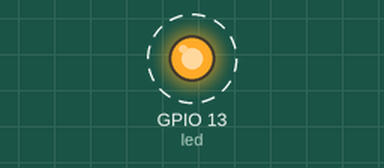
A program run on a simulated ESP32 board running MicroPython. On the bench: output pins drawn as LEDs (lit = HIGH). Dashed ring = blinking.

Above: at 0.5 s.
Timing chart, 0 to 4.6 s (numbered marks = the images above):
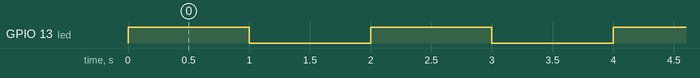

Measured:
- by itself, GPIO 13 (led): alternates HIGH for 1.0 s and LOW for 1.0 s

The program:

led_blink_pin13.py
```python
# ── LED Blinking Example (Pin 13 - 1 Second Interval) ──
# Language: MicroPython
# Board: ESP32

import time
from machine import Pin

led = Pin(13, Pin.OUT)

while True:
    led.value(1)
    time.sleep(1)
    led.value(0)
    time.sleep(1)
```
